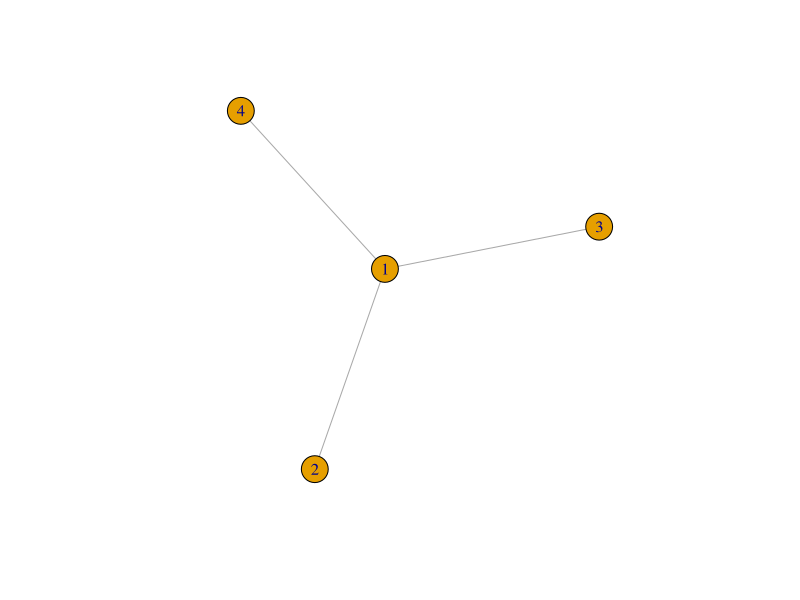

Here is the R script that generated this plot:
library("igraph")

star6 <- make_star(6, mode="undirected")

delstar6 <- delete_vertices(star6, c("2", "3"))

plot(delstar6)